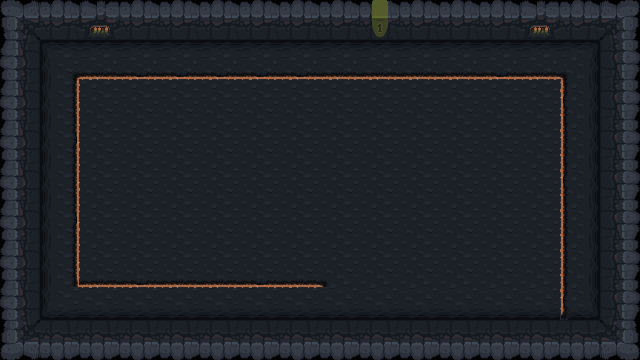

Tiled map render using the project's own tile images. Description and the map definition, with tile-layer contents summarised, below:
An orthogonal 16x9 tile map with 40x40 px tiles, 3 tile layers (floor1, lava, floor2), 1 hidden layer not drawn and 2 objects (exitGate, enemyGate).

<map version="1.0" orientation="orthogonal" renderorder="right-down" width="16" height="9" tilewidth="40" tileheight="40" nextobjectid="15">
 <tileset firstgid="1" name="tiles" tilewidth="40" tileheight="40" tilecount="59" columns="0">
  <tile id="0">
   <image width="40" height="40" source="tiles/tile-1.png" />
  </tile>
  <tile id="1">
   <image width="40" height="40" source="tiles/tile-2.png" />
  </tile>
  <tile id="2">
   <image width="40" height="40" source="tiles/tile-3.png" />
  </tile>
  <tile id="3">
   <image width="40" height="40" source="tiles/tile-4.png" />
  </tile>
  <tile id="4">
   <image width="40" height="40" source="tiles/tile-5_1.png" />
   <animation>
    <frame tileid="4" duration="400" />
    <frame tileid="5" duration="400" />
   </animation>
  </tile>
  <tile id="5">
   <image width="40" height="40" source="tiles/tile-5_2.png" />
  </tile>
  <tile id="6">
   <image width="40" height="40" source="tiles/tile-5.png" />
  </tile>
  <tile id="7">
   <image width="40" height="40" source="tiles/tile-6.png" />
  </tile>
  <tile id="8">
   <image width="40" height="40" source="tiles/tile-7.png" />
  </tile>
  <tile id="9">
   <image width="40" height="40" source="tiles/tile-8.png" />
  </tile>
  <tile id="10">
   <image width="40" height="40" source="tiles/tile-9.png" />
  </tile>
  <tile id="11">
   <image width="40" height="40" source="tiles/tile-10.png" />
  </tile>
  <tile id="12">
   <image width="40" height="40" source="tiles/tile-11.png" />
  </tile>
  <tile id="13">
   <image width="40" height="40" source="tiles/tile-12.png" />
  </tile>
  <tile id="14">
   <image width="40" height="40" source="tiles/tile-13.png" />
  </tile>
  <tile id="15">
   <image width="40" height="40" source="tiles/tile-14.png" />
  </tile>
  <tile id="16">
   <image width="40" height="40" source="tiles/tile-15.png" />
  </tile>
  <tile id="17">
   <image width="40" height="40" source="tiles/tile-16.png" />
  </tile>
  <tile id="18">
   <image width="40" height="40" source="tiles/tile-17.png" />
  </tile>
  <tile id="19">
   <image width="40" height="40" source="tiles/tile-18.png" />
  </tile>
  <tile id="20">
   <image width="40" height="40" source="tiles/tile-19.png" />
  </tile>
  <tile id="21">
   <image width="40" height="40" source="tiles/tile-20.png" />
  </tile>
  <tile id="22">
   <image width="40" height="40" source="tiles/tile-21.png" />
  </tile>
  <tile id="23">
   <image width="40" height="40" source="tiles/tile-22.png" />
  </tile>
  <tile id="24">
   <image width="40" height="40" source="tiles/tile-23.png" />
  </tile>
  <tile id="25">
   <image width="40" height="40" source="tiles/tile-24.png" />
  </tile>
  <tile id="26">
   <image width="40" height="40" source="tiles/tile-25.png" />
  </tile>
  <tile id="27">
   <image width="40" height="40" source="tiles/tile-26.png" />
  </tile>
  <tile id="28">
   <image width="40" height="40" source="tiles/tile-27.png" />
  </tile>
  <tile id="29">
   <image width="40" height="40" source="tiles/tile-28.png" />
  </tile>
  <tile id="30">
   <image width="40" height="40" source="tiles/tile-29.png" />
  </tile>
  <tile id="31">
   <image width="40" height="40" source="tiles/tile-30.png" />
  </tile>
  <tile id="32">
   <image width="40" height="40" source="tiles/tile-31.png" />
  </tile>
  <tile id="33">
   <image width="40" height="40" source="tiles/tile-32.png" />
  </tile>
  <tile id="34">
   <image width="40" height="40" source="tiles/tile-33.png" />
  </tile>
  <tile id="35">
   <image width="40" height="40" source="tiles/tile-34.png" />
  </tile>
  <tile id="36">
   <image width="40" height="40" source="tiles/tile-35.png" />
  </tile>
  <tile id="37">
   <image width="40" height="40" source="tiles/tile-36.png" />
  </tile>
  <tile id="38">
   <image width="40" height="40" source="tiles/tile-37_1.png" />
   <animation>
    <frame tileid="38" duration="500" />
    <frame tileid="39" duration="500" />
   </animation>
  </tile>
  <tile id="39">
   <image width="40" height="40" source="tiles/tile-37_2.png" />
  </tile>
  <tile id="40">
   <image width="40" height="40" source="tiles/tile-38_1.png" />
   <animation>
    <frame tileid="40" duration="500" />
    <frame tileid="41" duration="500" />
   </animation>
  </tile>
  <tile id="41">
   <image width="40" height="40" source="tiles/tile-38_2.png" />
  </tile>
  <tile id="42">
   <image width="40" height="40" source="tiles/tile-39_1.png" />
   <animation>
    <frame tileid="42" duration="500" />
    <frame tileid="43" duration="500" />
   </animation>
  </tile>
  <tile id="43">
   <image width="40" height="40" source="tiles/tile-39_2.png" />
  </tile>
  <tile id="44">
   <image width="40" height="40" source="tiles/tile-40_1.png" />
   <animation>
    <frame tileid="44" duration="500" />
    <frame tileid="45" duration="500" />
   </animation>
  </tile>
  <tile id="45">
   <image width="40" height="40" source="tiles/tile-40_2.png" />
  </tile>
  <tile id="46">
   <image width="40" height="40" source="tiles/tile-41_1.png" />
   <animation>
    <frame tileid="46" duration="500" />
    <frame tileid="47" duration="500" />
   </animation>
  </tile>
  <tile id="47">
   <image width="40" height="40" source="tiles/tile-41_2.png" />
  </tile>
  <tile id="48">
   <image width="40" height="40" source="tiles/tile-42_1.png" />
   <animation>
    <frame tileid="48" duration="500" />
    <frame tileid="49" duration="500" />
   </animation>
  </tile>
  <tile id="49">
   <image width="40" height="40" source="tiles/tile-42_2.png" />
  </tile>
  <tile id="50">
   <image width="40" height="40" source="tiles/tile-43_1.png" />
   <animation>
    <frame tileid="50" duration="500" />
    <frame tileid="51" duration="500" />
   </animation>
  </tile>
  <tile id="51">
   <image width="40" height="40" source="tiles/tile-43_2.png" />
  </tile>
  <tile id="52">
   <image width="40" height="40" source="tiles/tile-44.png" />
  </tile>
  <tile id="53">
   <image width="40" height="40" source="tiles/tile-45.png" />
  </tile>
  <tile id="54">
   <image width="40" height="40" source="tiles/tile-46.png" />
  </tile>
  <tile id="55">
   <image width="40" height="40" source="tiles/tile-47.png" />
  </tile>
  <tile id="56">
   <image width="40" height="40" source="tiles/tile-48.png" />
  </tile>
  <tile id="57">
   <image width="8" height="40" source="tiles/tile-49_1.png" />
   <animation>
    <frame tileid="57" duration="500" />
    <frame tileid="58" duration="500" />
   </animation>
  </tile>
  <tile id="58">
   <image width="8" height="40" source="tiles/tile-49_2.png" />
  </tile>
 </tileset>
 <layer name="floor1" width="16" height="9">
  <data>[144 cells, 144 non-empty, 12 distinct tile ids]</data>
 </layer>
 <layer name="lava" width="16" height="9">
  <data>[144 cells, 33 non-empty, 8 distinct tile ids]</data>
 </layer>
 <layer name="floor2" width="16" height="9">
  <data>[144 cells, 1 non-empty, 1 distinct tile ids]</data>
 </layer>
 <objectgroup name="objects">
  <object id="6" name="exitGate" x="280" y="0" width="80" height="40" />
  <object id="13" name="enemyGate" x="560" y="320" width="40" height="40" />
 </objectgroup>
 <layer name="collision" width="16" height="9" visible="0" opacity="0.23">
  <data>[144 cells, 78 non-empty, 1 distinct tile ids]</data>
 </layer>
</map>